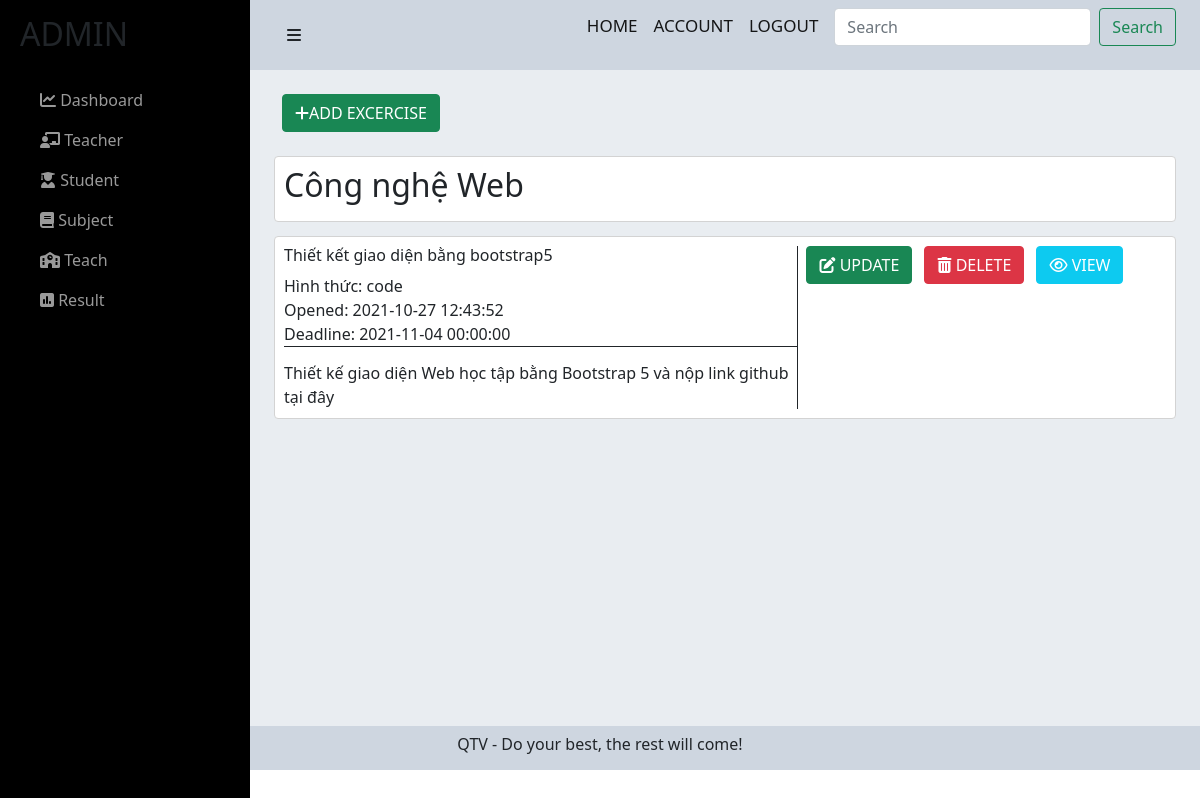
/admin/exercise-subject-admin.php?idMH=1 (signed in), run on an earlier commit of the app's database.
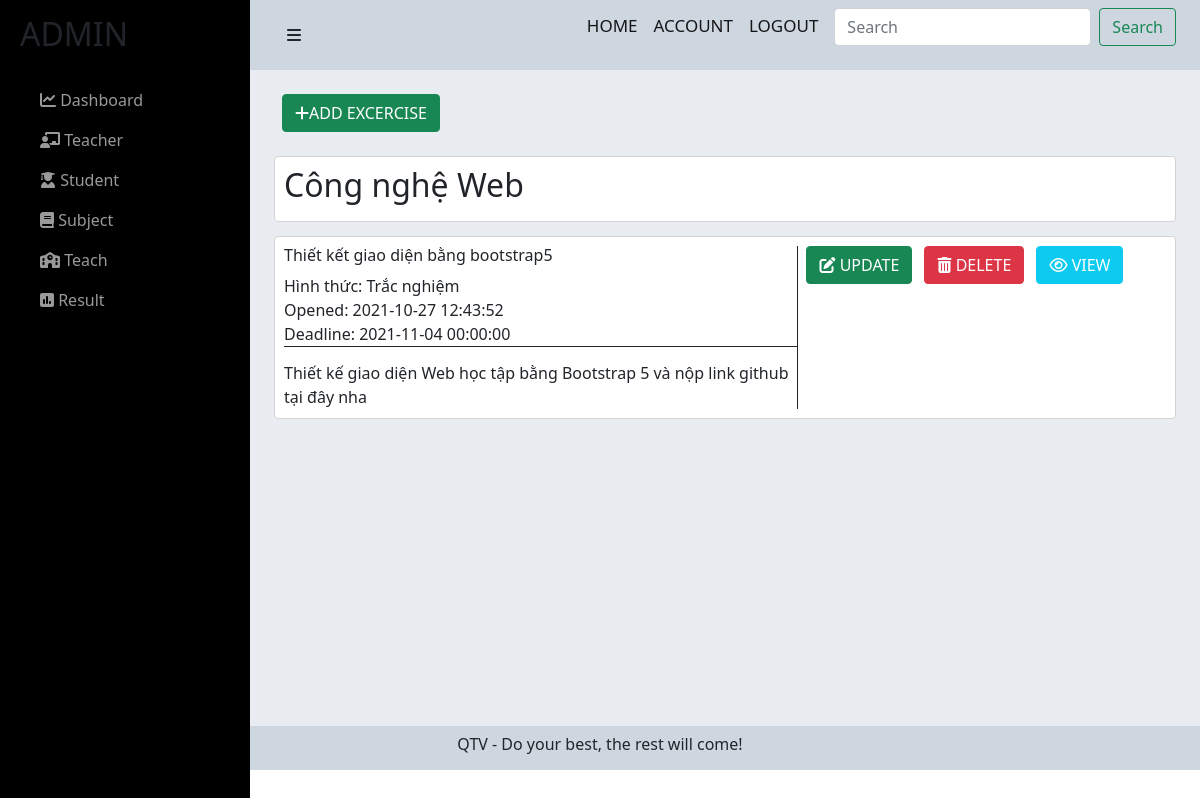
And on a later commit of the database.
### tables this page shows
CREATE TABLE `btvn` (
  `idBTVN` int(11) NOT NULL,
  `nameBTVN` varchar(255) NOT NULL,
  `formatBTVN` varchar(255) NOT NULL,
  `openedBTVN` datetime NOT NULL DEFAULT current_timestamp(),
  `deadlineBTVN` datetime NOT NULL,
  `note` varchar(255) NOT NULL,
  `idMH` int(11) NOT NULL
);

### admin/exercise-subject-admin.php (the view, shortened to what the changed rows need)
<?php include('../config/config.php');
?>
<link href="https://cdn.jsdelivr.net/npm/bootstrap@5.0.2/dist/css/bootstrap.min.css" rel="stylesheet">
<link rel="stylesheet" href="https://cdnjs.cloudflare.com/ajax/libs/font-awesome/6.0.0-beta2/css/all.min.css" />
<link rel="stylesheet" href="../css/exercise-subject-admin.css">
<?php
if (isset($_GET['idMH'])) {
    $idMH = $_GET['idMH'];
    $sql1 = "SELECT * FROM monhoc where idMH = $idMH";
    $res1 = mysqli_query($conn, $sql1);
    $row1 = mysqli_fetch_assoc($res1);
    $nameMH = $row1['nameMH'];
}
?>
<div id="wrapper">
    <div id="sidebar-wrapper">
        <ul class="sidebar-nav">
            <li class="sidebar-brand">
                <h2>ADMIN</h2>
            </li>
        </ul>
    </div>
    <div id="page-content-wrapper">
        <div class="container-fluid">
            <div class="row">
                <div class="col-lg-12">
                    <div class="main-content">
                        <div class="container">
                            <br>
                            <br><br>
                            <div class="tittle-mh">
                                <h2><?php echo $nameMH ?></h2>
                            </div>
                            <?php
                            $sql3 = "SELECT * FROM btvn WHERE idMH = '$idMH'";
                            $res3 = mysqli_query($conn, $sql3);
                            if ($res3 == true) {
                                while ($row3 = mysqli_fetch_assoc($res3)) {
                            ?>
                                    <div class="title-btvn">
                                            <div class="name-btvn row">
                                                  <div class="content-btvn col-md-7">
                                                  <h6><?php echo $row3['nameBTVN'] ?></h6>
                                                  <p><span style="font-weight: 500;">Hình thức: </span><?php echo $row3['formatBTVN'] ?></p>
                                                    <p><span style="font-weight: 500;">Opened: </span><?php echo $row3['openedBTVN'] ?></p>
                                                    <p style="border-bottom: 1px solid;"><span style="font-weight: 500;">Deadline: </span><?php echo $row3['deadlineBTVN'] ?></p>
                                                    <p class="note"><?php echo $row3['note'] ?></p>
                                                  </div>
                                                  <div class="service col-md-5">
                                                  <a href="./upd-exercise-admin.php?idBTVN=<?php echo $row3['idBTVN']; ?>&&idMH=<?php echo $row3['idMH']; ?>"><button type="button" class="btn btn-success text-white me-2"><i class="fas fa-edit"></i> UPDATE</button></a>
                                                  <a href="./del-exercise-admin.php?idBTVN=<?php echo $row3['idBTVN']; ?>&&idMH=<?php echo $row3['idMH']; ?>"><button type="button" class="btn btn-danger text-white me-2"><i class="fas fa-trash-alt"></i> DELETE</button></a>
                                                  <a href="./view-exercise-admin.php?idBTVN=<?php echo $row3['idBTVN']; ?>&&idMH=<?php echo $row3['idMH']; ?>"><button type="button" class="btn btn-info text-white me-2"><i class="far fa-eye"></i> VIEW</button></a>
                                                  </div>
                                            </div>
                                        </div>
                                <?php
                                }
                            }
                                ?>
                                    </div>
                        </div>
                    </div>
                </div>
            </div>
        </div>
    </div>

What changed in the data, as far as the page shows it:
changed btvn "Thiết kết giao diện bằng bootstrap5": formatBTVN "code" → "Trắc nghiệm"; note "Thiết kế giao diện Web học tập bằng Bootstrap 5 và nộp link github tại đây" → "Thiết kế giao diện Web học tập bằng Bootstrap 5 và nộp link github tại đây nha"
